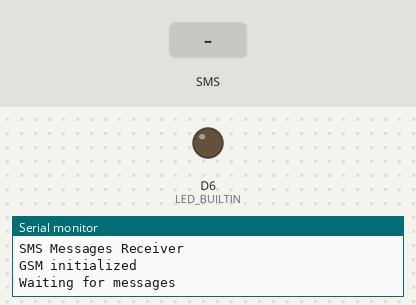
This sketch was run on a simulated Arduino MKR. Shown: output pins drawn as LEDs (lit = HIGH), the last lines printed to the serial monitor. Inputs (shaded band) come from the test bench.

Above: at 3.2 s.
3.3 s: text message "1" received
At 5.2 s:
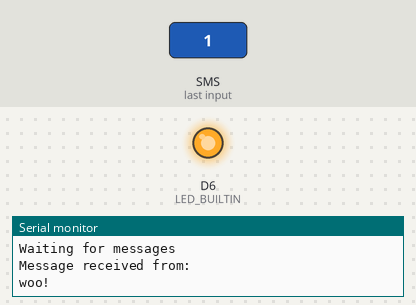
Timing chart, 0 to 10.5 s (numbered marks = the images above; inputs shaded):
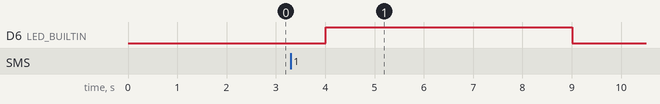

The sketch:

flexazureiot.ino
```cpp
#include <MKRGSM.h>

GSM gsmAccess;
GSM_SMS sms;

void setup() {
  Serial.begin(9600);
  pinMode(LED_BUILTIN, OUTPUT);
  digitalWrite(LED_BUILTIN, LOW);
  Serial.println("SMS Messages Receiver");
  boolean connected = false;
  gsmAccess.begin();
  Serial.println("GSM initialized");
  Serial.println("Waiting for messages");
}

void loop() {
  int c;
  if (sms.available()) {
    Serial.println("Message received from:");
    if (sms.peek() == '#') {
      Serial.println("Discarded SMS");
      sms.flush();
    }
    while ((c = sms.read()) != -1) {
      if (c == '1') {
        Serial.println("woo!");
        // Turn on LED
        digitalWrite(LED_BUILTIN, HIGH);
        delay(5000);
        // Turn off LED
        digitalWrite(LED_BUILTIN, LOW);
        delay(3000);
      } else if (c == '0') {
        Serial.println("sad!");
      } else {
        Serial.println("incorrect message");
      }
    }
    Serial.println("\nEND OF MESSAGE");
    sms.flush();
    Serial.println("MESSAGE DELETED");
  }
  delay(1000);
}
```

Measured:
- after the input at 3.3 s, D6 (LED_BUILTIN): LOW → HIGH after 0.71 s, → LOW 5.0 s later
